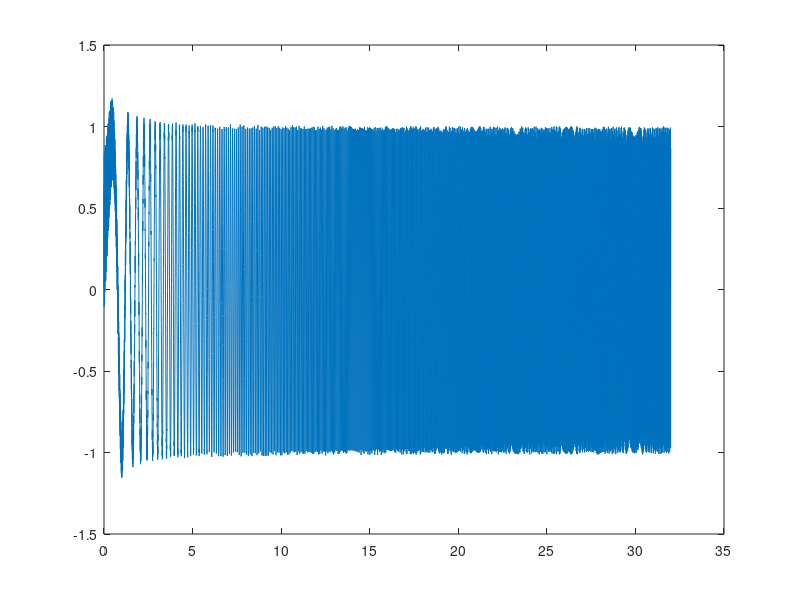

MATLAB code to generate this figure: (Note: this script raises an error after producing the figure.)
clc
clear
% close all

%% Fast Fourrier Transformation parameters
N = 3200; % 50,100,200,400,800,1600,3200,6400
nFFT = 2.56*N;

% Baseband
fmax = 100;  % frequency span (Hz)
fs = 2.56*fmax; % Nyquist frequency (Hz)

dt = 1/fs;  % sampling time (sec)
df = fmax/nFFT;  % sampling frequency (Hz)
frequency_vector = df:df:fmax;
% frequency_vector = fmax*linspace(0,1,nFFT/2+1);

T_total = nFFT*dt; % duration of the experiment (sec)
time_vector = 0:dt:T_total-dt;

%% Input signal generation with window and overlap
n_inp = 2; % number of input channels
n_out = 6; % number of output channels

%% Hadamard matrix creation for orthogonal input
m = ceil(log2(n_inp)); % 2-79 of Frequency-domain System Identification Book Rik Pintelon, Page 66
if m == 0
    m = m+1;
end
nu = 2^m;
H2 = [1 1;1 -1];
if m == 1
    H2_dum = H2;
else
    for i = 1:m-1
        if i == 1
            H2_dum = H2;
        end
        H2_dum = kron(H2,H2_dum); 
    end
end
H2m = H2_dum; 
T = 1/sqrt(nu)*H2m;

%%
% Creating the input signal (uniformly distributed random signal)
max_inp = 0.5; % specify the maximum amplitude of input
min_inp = -0.5; % specify the maximum amplitude of input
inp_dum = zeros(size(time_vector));
Amp = 1/sqrt(nFFT);
for i = 1:1:nFFT
    phi_k = -i*(i-1)*pi/nFFT;
%     phi_k = x(i);
    inp_dum = inp_dum + Amp*cos(2*pi*frequency_vector(i)*time_vector + phi_k);
end
inp_SISO = inp_dum;
figure(1);
plot(time_vector,inp_SISO)

%%
inp_fft = fft(inp_SISO);

% uniform_win_inp = ones(nFFT,n_inp);
% uniform_win_out = ones(nFFT,n_out);
% 
% % averaging and overlap properties
% n_aver = 1; % number of averaging
% 
% % overlap parameters
% overlap = 0; 
% r_overlap = overlap/100; % rate of overlap (%)
% [inp_fft, ~] = pwelch(inp_SISO,uniform_win_out(:,1),overlap,nFFT,df);
% inp_fft = inp_fft(2:end)';
% inp_fft = [inp_fft fliplr(inp_fft)];


inp_fft_T_dum = zeros(nu,nu,nFFT);
% Hadamard signal creation
for i = 1:nFFT
    inp_fft_T_dum(:,:,i) = inp_fft(i)*T;
end
% inp_fft_T = zeros(n_inp,nFFT*nu);
% for i = 1:n_inp
%     for j = 1:nu
%         inp_fft_T(i,(j-1)*nFFT+1:j*nFFT) = squeeze(inp_fft_T_dum(j,i,:));
%     end
% end

inp_fft_T = zeros(nFFT*nu,1);
for i = 1:nu
    inp_fft_T((i-1)*nFFT+1:i*nFFT,1) = squeeze(inp_fft_T_dum(i,1,:));
end

%inp_fft_T = inp_fft_T';
inp = zeros(nFFT,1);

for i = 1:n_inp
    inp(:,i) = (ifft(inp_fft_T((i-1)*nFFT+1:i*nFFT,1),'symmetric'));
%     size((ifft(inp_fft_T((i-1)*nFFT+1:i*nFFT,1),'symmetric')))
%     inp(:,i) = inp(:,i)/max(inp(:,i))/2;
%     if i == 1
% %         inp(:,i) = (ifft(inp_fft_T(:,i),'symmetric'));
%         inp(:,i) = real(ifft(inp_fft_T(:,i)));
%     else
%         inp(:,i) = imag(ifft(inp_fft_T(:,i)));
%     end
end
figure(2)
total_time_vector = 0:dt:((T_total)-dt);
% plot(total_time_vector,inp)

%%
uniform_win_inp = ones(nFFT,n_inp);
uniform_win_out = ones(nFFT,n_out);

% averaging and overlap properties
n_aver = 1; % number of averaging

% overlap parameters
overlap = 0; 
r_overlap = overlap/100; % rate of overlap (%)
T_total = T_total*nu;
T_total = n_aver*T_total-(n_aver-1)*r_overlap*T_total; % total duration of input signal after windowing and averaging (sec)
total_samples = round(n_aver*nFFT-(n_aver-1)*r_overlap*nFFT); % total number of samples
total_time_vector = 0:dt:T_total-dt;
inp = repmat(inp,n_aver,1);
% figure(3)
% plot(total_time_vector,inp)

%%
% load sysc1
load sysc
sample_sys = sysc;
sample_sys = ss(sample_sys.A,sample_sys.B(:,1:2),sample_sys.C,sample_sys.D(:,1:2));
% sample_sys = ss(sample_sys.A,sample_sys.B(:,1),sample_sys.C,sample_sys.D(:,1));

%%
% figure(4)
k = 0;
num_states = sqrt(numel(sample_sys.A));
for i = 1:n_inp
    for j = 1:n_out
        k = k+1;
%         subplot(n_inp,n_out,k)
        resp(:,k) = squeeze(freqresp(sample_sys(j,i),frequency_vector,'Hz'));
%         semilogy(frequency_vector,abs(resp))
%                 plot(f,angle(resp)*180/pi);
    end 
end
[out_sample,~,~] = lsim(sample_sys,inp,total_time_vector,zeros(num_states,1));
% figure(5)
% plot(total_time_vector,out_sample)

%% Output analysis
out = out_sample;

if overlap > 0
    n_samples_in_Overlap = floor((overlap*nFFT) / 100); 
    nFrames = n_aver; 
else
    n_samples_in_Overlap= nFFT;
    nFrames = floor(total_samples/n_samples_in_Overlap)-1;
end

S_inp_out = zeros(nFFT/2+1,n_inp*n_out);
k = 0;
for i = 1:n_inp
    for j = 1:n_out
        k = k+1;
        [S_inp_out_dum, freq_after_overlap] = cpsd(inp(:,i),out(:,j),uniform_win_inp(:,1),overlap,nFFT,df);
        S_inp_out(:,k) = S_inp_out_dum;
    end
end

S_inp_inp = zeros(nFFT/2+1,n_inp);
for i = 1:n_inp
    [S_inp_inp(:,i), ~] = pwelch(inp(:,i),uniform_win_inp(:,i),overlap,nFFT,df);
end

S_out_out = zeros(nFFT/2+1,n_out);
for j = 1:n_out
    [S_out_out(:,j), ~] = pwelch(out(:,j),uniform_win_out(:,j),overlap,nFFT,df);
end

k = 0;
for i = 1:n_inp
    for j = 1:n_out
        k = k+1;
        H_2(:,k) = S_out_out(:,j)./S_inp_out(:,k);
    end
end

for i = 1:n_out
    fft_out(:,i) = fft(out(:,i));
end
for i = 1:n_inp
    fft_inp(:,i) = fft(inp(:,i));
end
k = 0;
for i = 1:n_inp
    for j = 1:n_out
        k = k+1;
        H_fft(:,k) = fft_out(:,j)./fft_inp(:,i);
    end
end
H_fft = H_fft(1:numel(total_time_vector)/2+1,:);

figure('units','normalized','outerposition',[0 0 1 1])
k = 0;
f = fmax*(0:(numel(total_time_vector)/2))/numel(total_time_vector);
for i = 1:n_inp
    for j = 1:n_out
        k = k+1;
        subplot(n_inp,n_out,k)
        semilogy(frequency_vector,abs(resp(:,k)))
        hold on
        semilogy(freq_after_overlap*1/dt/df,abs(H_2(:,k)))
%         hold on
%         semilogy(f,abs(H_fft(:,k)))
        xlim([0 fmax])
    end
end

% [sv,w] = sigma(sample_sys);
% figure(4)
% semilogy(w/2/pi,sv(1,:)./sv(2,:))
% xlim([0 100])